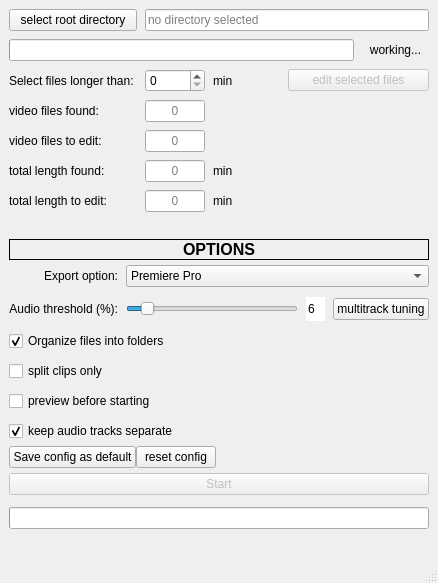
<?xml version="1.0" encoding="UTF-8"?>
<ui version="4.0">
 <class>BatchEditor</class>
 <widget class="QMainWindow" name="BatchEditor">
  <property name="geometry">
   <rect>
    <x>0</x>
    <y>0</y>
    <width>438</width>
    <height>583</height>
   </rect>
  </property>
  <property name="windowTitle">
   <string>Batch Editor</string>
  </property>
  <property name="documentMode">
   <bool>false</bool>
  </property>
  <widget class="QWidget" name="centralwidget">
   <layout class="QGridLayout" name="gridLayout" columnstretch="0">
    <property name="sizeConstraint">
     <enum>QLayout::SizeConstraint::SetDefaultConstraint</enum>
    </property>
    <property name="horizontalSpacing">
     <number>0</number>
    </property>
    <property name="verticalSpacing">
     <number>5</number>
    </property>
    <item row="2" column="0">
     <widget class="QLabel" name="optionsLabel">
      <property name="enabled">
       <bool>true</bool>
      </property>
      <property name="sizePolicy">
       <sizepolicy hsizetype="Preferred" vsizetype="Fixed">
        <horstretch>0</horstretch>
        <verstretch>0</verstretch>
       </sizepolicy>
      </property>
      <property name="font">
       <font>
        <pointsize>12</pointsize>
        <bold>true</bold>
       </font>
      </property>
      <property name="autoFillBackground">
       <bool>false</bool>
      </property>
      <property name="frameShape">
       <enum>QFrame::Shape::Panel</enum>
      </property>
      <property name="frameShadow">
       <enum>QFrame::Shadow::Plain</enum>
      </property>
      <property name="text">
       <string>OPTIONS</string>
      </property>
      <property name="alignment">
       <set>Qt::AlignmentFlag::AlignCenter</set>
      </property>
     </widget>
    </item>
    <item row="1" column="0">
     <spacer name="verticalSpacer">
      <property name="orientation">
       <enum>Qt::Orientation::Vertical</enum>
      </property>
      <property name="sizeType">
       <enum>QSizePolicy::Policy::Maximum</enum>
      </property>
      <property name="sizeHint" stdset="0">
       <size>
        <width>20</width>
        <height>40</height>
       </size>
      </property>
     </spacer>
    </item>
    <item row="3" column="0">
     <layout class="QGridLayout" name="optionsGrid" columnstretch="0,0,0,0,0">
      <property name="horizontalSpacing">
       <number>8</number>
      </property>
      <property name="verticalSpacing">
       <number>10</number>
      </property>
      <item row="3" column="0" colspan="5">
       <widget class="QCheckBox" name="organizeIntoFolders">
        <property name="text">
         <string>Organize files into folders</string>
        </property>
        <property name="checked">
         <bool>true</bool>
        </property>
        <property name="tristate">
         <bool>false</bool>
        </property>
       </widget>
      </item>
      <item row="2" column="1" colspan="2">
       <widget class="QSlider" name="audiothresholdSlider">
        <property name="sizePolicy">
         <sizepolicy hsizetype="Expanding" vsizetype="Fixed">
          <horstretch>9</horstretch>
          <verstretch>0</verstretch>
         </sizepolicy>
        </property>
        <property name="mouseTracking">
         <bool>false</bool>
        </property>
        <property name="tabletTracking">
         <bool>false</bool>
        </property>
        <property name="contextMenuPolicy">
         <enum>Qt::ContextMenuPolicy::DefaultContextMenu</enum>
        </property>
        <property name="acceptDrops">
         <bool>false</bool>
        </property>
        <property name="autoFillBackground">
         <bool>true</bool>
        </property>
        <property name="minimum">
         <number>1</number>
        </property>
        <property name="maximum">
         <number>100</number>
        </property>
        <property name="value">
         <number>10</number>
        </property>
        <property name="sliderPosition">
         <number>10</number>
        </property>
        <property name="orientation">
         <enum>Qt::Orientation::Horizontal</enum>
        </property>
        <property name="invertedAppearance">
         <bool>false</bool>
        </property>
        <property name="invertedControls">
         <bool>false</bool>
        </property>
        <property name="tickPosition">
         <enum>QSlider::TickPosition::NoTicks</enum>
        </property>
        <property name="tickInterval">
         <number>10</number>
        </property>
       </widget>
      </item>
      <item row="1" column="0">
       <widget class="QLabel" name="exportForLabel">
        <property name="text">
         <string>Export option:</string>
        </property>
        <property name="alignment">
         <set>Qt::AlignmentFlag::AlignRight|Qt::AlignmentFlag::AlignTrailing|Qt::AlignmentFlag::AlignVCenter</set>
        </property>
       </widget>
      </item>
      <item row="6" column="0" colspan="5">
       <widget class="QCheckBox" name="separateTracks">
        <property name="text">
         <string>keep audio tracks separate</string>
        </property>
        <property name="checked">
         <bool>true</bool>
        </property>
       </widget>
      </item>
      <item row="4" column="0" colspan="5">
       <widget class="QCheckBox" name="splitOnly">
        <property name="text">
         <string>split clips only</string>
        </property>
       </widget>
      </item>
      <item row="2" column="3">
       <widget class="QSpinBox" name="audioThresholdSpinbox">
        <property name="sizePolicy">
         <sizepolicy hsizetype="Minimum" vsizetype="Maximum">
          <horstretch>0</horstretch>
          <verstretch>0</verstretch>
         </sizepolicy>
        </property>
        <property name="minimumSize">
         <size>
          <width>7</width>
          <height>24</height>
         </size>
        </property>
        <property name="maximumSize">
         <size>
          <width>30</width>
          <height>16777215</height>
         </size>
        </property>
        <property name="sizeIncrement">
         <size>
          <width>0</width>
          <height>0</height>
         </size>
        </property>
        <property name="wrapping">
         <bool>false</bool>
        </property>
        <property name="frame">
         <bool>false</bool>
        </property>
        <property name="buttonSymbols">
         <enum>QAbstractSpinBox::ButtonSymbols::NoButtons</enum>
        </property>
        <property name="accelerated">
         <bool>true</bool>
        </property>
        <property name="correctionMode">
         <enum>QAbstractSpinBox::CorrectionMode::CorrectToPreviousValue</enum>
        </property>
        <property name="keyboardTracking">
         <bool>true</bool>
        </property>
        <property name="showGroupSeparator" stdset="0">
         <bool>false</bool>
        </property>
        <property name="value">
         <number>6</number>
        </property>
       </widget>
      </item>
      <item row="1" column="1" colspan="4">
       <widget class="QComboBox" name="exportSelector">
        <item>
         <property name="text">
          <string>Premiere Pro</string>
         </property>
        </item>
        <item>
         <property name="text">
          <string>Da Vinci Resolve</string>
         </property>
        </item>
        <item>
         <property name="text">
          <string>Final Cut Pro</string>
         </property>
        </item>
        <item>
         <property name="text">
          <string>ShotCut</string>
         </property>
        </item>
        <item>
         <property name="text">
          <string>Kdenlive</string>
         </property>
        </item>
        <item>
         <property name="text">
          <string>clip seuqence</string>
         </property>
        </item>
       </widget>
      </item>
      <item row="5" column="0" colspan="5">
       <widget class="QCheckBox" name="preview">
        <property name="text">
         <string>preview before starting</string>
        </property>
       </widget>
      </item>
      <item row="2" column="4">
       <widget class="QPushButton" name="multitrackTuning">
        <property name="sizePolicy">
         <sizepolicy hsizetype="Minimum" vsizetype="Maximum">
          <horstretch>0</horstretch>
          <verstretch>0</verstretch>
         </sizepolicy>
        </property>
        <property name="text">
         <string>multitrack tuning</string>
        </property>
       </widget>
      </item>
      <item row="2" column="0">
       <widget class="QLabel" name="audioThresholdLabel">
        <property name="text">
         <string>Audio threshold (%):</string>
        </property>
        <property name="alignment">
         <set>Qt::AlignmentFlag::AlignRight|Qt::AlignmentFlag::AlignTrailing|Qt::AlignmentFlag::AlignVCenter</set>
        </property>
       </widget>
      </item>
     </layout>
    </item>
    <item row="4" column="0">
     <layout class="QHBoxLayout" name="editConfigLayout">
      <property name="sizeConstraint">
       <enum>QLayout::SizeConstraint::SetFixedSize</enum>
      </property>
      <item>
       <widget class="QPushButton" name="saveConfig">
        <property name="sizePolicy">
         <sizepolicy hsizetype="Fixed" vsizetype="Fixed">
          <horstretch>0</horstretch>
          <verstretch>0</verstretch>
         </sizepolicy>
        </property>
        <property name="text">
         <string>Save config as default</string>
        </property>
       </widget>
      </item>
      <item>
       <widget class="QPushButton" name="resetConfig">
        <property name="sizePolicy">
         <sizepolicy hsizetype="Fixed" vsizetype="Fixed">
          <horstretch>0</horstretch>
          <verstretch>0</verstretch>
         </sizepolicy>
        </property>
        <property name="text">
         <string>reset config</string>
        </property>
       </widget>
      </item>
      <item>
       <spacer name="horizontalSpacer">
        <property name="orientation">
         <enum>Qt::Orientation::Horizontal</enum>
        </property>
        <property name="sizeHint" stdset="0">
         <size>
          <width>40</width>
          <height>20</height>
         </size>
        </property>
       </spacer>
      </item>
     </layout>
    </item>
    <item row="5" column="0">
     <layout class="QVBoxLayout" name="StartGrid">
      <property name="spacing">
       <number>12</number>
      </property>
      <item>
       <widget class="QPushButton" name="startButton">
        <property name="enabled">
         <bool>false</bool>
        </property>
        <property name="text">
         <string>Start</string>
        </property>
       </widget>
      </item>
      <item>
       <widget class="QProgressBar" name="progressBar">
        <property name="acceptDrops">
         <bool>false</bool>
        </property>
        <property name="value">
         <number>0</number>
        </property>
        <property name="textVisible">
         <bool>false</bool>
        </property>
       </widget>
      </item>
      <item>
       <spacer name="verticalSpacer_2">
        <property name="orientation">
         <enum>Qt::Orientation::Vertical</enum>
        </property>
        <property name="sizeHint" stdset="0">
         <size>
          <width>20</width>
          <height>40</height>
         </size>
        </property>
       </spacer>
      </item>
     </layout>
    </item>
    <item row="0" column="0">
     <layout class="QGridLayout" name="SelectionGrid" rowstretch="0,0,0,0,0,0,0" columnstretch="1,2,0,0,0" columnminimumwidth="0,1,0,0,0">
      <property name="spacing">
       <number>8</number>
      </property>
      <item row="2" column="2">
       <widget class="QLabel" name="minLabel_3">
        <property name="text">
         <string>min</string>
        </property>
        <property name="alignment">
         <set>Qt::AlignmentFlag::AlignLeading|Qt::AlignmentFlag::AlignLeft|Qt::AlignmentFlag::AlignVCenter</set>
        </property>
       </widget>
      </item>
      <item row="5" column="1">
       <widget class="QLineEdit" name="totalLengthFoundSpinbox">
        <property name="maximumSize">
         <size>
          <width>60</width>
          <height>16777215</height>
         </size>
        </property>
        <property name="alignment">
         <set>Qt::AlignmentFlag::AlignCenter</set>
        </property>
        <property name="readOnly">
         <bool>true</bool>
        </property>
        <property name="placeholderText">
         <string>0</string>
        </property>
       </widget>
      </item>
      <item row="5" column="0">
       <widget class="QLabel" name="totalLengthFoundLabel">
        <property name="text">
         <string>total length found: </string>
        </property>
        <property name="alignment">
         <set>Qt::AlignmentFlag::AlignLeading|Qt::AlignmentFlag::AlignLeft|Qt::AlignmentFlag::AlignVCenter</set>
        </property>
       </widget>
      </item>
      <item row="4" column="0">
       <widget class="QLabel" name="videoFilesToEditLabel">
        <property name="text">
         <string>video files to edit: </string>
        </property>
        <property name="alignment">
         <set>Qt::AlignmentFlag::AlignLeading|Qt::AlignmentFlag::AlignLeft|Qt::AlignmentFlag::AlignVCenter</set>
        </property>
       </widget>
      </item>
      <item row="6" column="1">
       <widget class="QLineEdit" name="totalLengthToEditSpinbox">
        <property name="enabled">
         <bool>true</bool>
        </property>
        <property name="maximumSize">
         <size>
          <width>60</width>
          <height>16777215</height>
         </size>
        </property>
        <property name="alignment">
         <set>Qt::AlignmentFlag::AlignCenter</set>
        </property>
        <property name="readOnly">
         <bool>true</bool>
        </property>
        <property name="placeholderText">
         <string>0</string>
        </property>
       </widget>
      </item>
      <item row="0" column="1" colspan="4">
       <widget class="QLineEdit" name="rootDirectoryLabel">
        <property name="readOnly">
         <bool>true</bool>
        </property>
        <property name="placeholderText">
         <string>no directory selected</string>
        </property>
        <property name="cursorMoveStyle">
         <enum>Qt::CursorMoveStyle::LogicalMoveStyle</enum>
        </property>
       </widget>
      </item>
      <item row="3" column="0">
       <widget class="QLabel" name="videoFilesFoundLabel">
        <property name="text">
         <string>video files found:</string>
        </property>
        <property name="alignment">
         <set>Qt::AlignmentFlag::AlignLeading|Qt::AlignmentFlag::AlignLeft|Qt::AlignmentFlag::AlignVCenter</set>
        </property>
       </widget>
      </item>
      <item row="4" column="1">
       <widget class="QLineEdit" name="filesToEditSpinbox">
        <property name="maximumSize">
         <size>
          <width>60</width>
          <height>16777215</height>
         </size>
        </property>
        <property name="alignment">
         <set>Qt::AlignmentFlag::AlignCenter</set>
        </property>
        <property name="readOnly">
         <bool>true</bool>
        </property>
        <property name="placeholderText">
         <string>0</string>
        </property>
       </widget>
      </item>
      <item row="6" column="2">
       <widget class="QLabel" name="minLabel_2">
        <property name="text">
         <string>min</string>
        </property>
        <property name="alignment">
         <set>Qt::AlignmentFlag::AlignLeading|Qt::AlignmentFlag::AlignLeft|Qt::AlignmentFlag::AlignVCenter</set>
        </property>
       </widget>
      </item>
      <item row="5" column="2">
       <widget class="QLabel" name="minLabel">
        <property name="text">
         <string>min</string>
        </property>
        <property name="alignment">
         <set>Qt::AlignmentFlag::AlignLeading|Qt::AlignmentFlag::AlignLeft|Qt::AlignmentFlag::AlignVCenter</set>
        </property>
       </widget>
      </item>
      <item row="0" column="0">
       <widget class="QPushButton" name="selectRootDirectoryButton">
        <property name="text">
         <string>select root directory</string>
        </property>
       </widget>
      </item>
      <item row="2" column="1">
       <widget class="QSpinBox" name="minLengthSpinbox">
        <property name="sizePolicy">
         <sizepolicy hsizetype="Maximum" vsizetype="Fixed">
          <horstretch>0</horstretch>
          <verstretch>0</verstretch>
         </sizepolicy>
        </property>
        <property name="minimumSize">
         <size>
          <width>60</width>
          <height>0</height>
         </size>
        </property>
        <property name="maximumSize">
         <size>
          <width>60</width>
          <height>16777215</height>
         </size>
        </property>
        <property name="minimum">
         <number>0</number>
        </property>
        <property name="maximum">
         <number>9999</number>
        </property>
       </widget>
      </item>
      <item row="2" column="0">
       <widget class="QLabel" name="filesLongerThanLabel">
        <property name="sizePolicy">
         <sizepolicy hsizetype="Fixed" vsizetype="Preferred">
          <horstretch>0</horstretch>
          <verstretch>0</verstretch>
         </sizepolicy>
        </property>
        <property name="text">
         <string>Select files longer than: </string>
        </property>
        <property name="alignment">
         <set>Qt::AlignmentFlag::AlignLeading|Qt::AlignmentFlag::AlignLeft|Qt::AlignmentFlag::AlignVCenter</set>
        </property>
       </widget>
      </item>
      <item row="6" column="0">
       <widget class="QLabel" name="totalLengthToEditLabel">
        <property name="text">
         <string>total length to edit: </string>
        </property>
        <property name="alignment">
         <set>Qt::AlignmentFlag::AlignLeading|Qt::AlignmentFlag::AlignLeft|Qt::AlignmentFlag::AlignVCenter</set>
        </property>
       </widget>
      </item>
      <item row="2" column="3" colspan="2">
       <widget class="QPushButton" name="editSelectedFilesButton">
        <property name="enabled">
         <bool>false</bool>
        </property>
        <property name="sizePolicy">
         <sizepolicy hsizetype="Expanding" vsizetype="Fixed">
          <horstretch>0</horstretch>
          <verstretch>0</verstretch>
         </sizepolicy>
        </property>
        <property name="text">
         <string>edit selected files</string>
        </property>
        <property name="checkable">
         <bool>false</bool>
        </property>
        <property name="checked">
         <bool>false</bool>
        </property>
        <property name="flat">
         <bool>false</bool>
        </property>
       </widget>
      </item>
      <item row="1" column="4">
       <widget class="QLabel" name="progressBarLabel">
        <property name="text">
         <string>working...</string>
        </property>
        <property name="alignment">
         <set>Qt::AlignmentFlag::AlignCenter</set>
        </property>
       </widget>
      </item>
      <item row="1" column="0" colspan="4">
       <widget class="QProgressBar" name="foundFilesProgressBar">
        <property name="acceptDrops">
         <bool>false</bool>
        </property>
        <property name="value">
         <number>0</number>
        </property>
        <property name="textVisible">
         <bool>false</bool>
        </property>
        <property name="format">
         <string/>
        </property>
       </widget>
      </item>
      <item row="3" column="1">
       <widget class="QLineEdit" name="filesFoundSpinbox">
        <property name="maximumSize">
         <size>
          <width>60</width>
          <height>16777215</height>
         </size>
        </property>
        <property name="alignment">
         <set>Qt::AlignmentFlag::AlignCenter</set>
        </property>
        <property name="readOnly">
         <bool>true</bool>
        </property>
        <property name="placeholderText">
         <string>0</string>
        </property>
       </widget>
      </item>
     </layout>
    </item>
   </layout>
  </widget>
  <widget class="QStatusBar" name="statusbar"/>
  <action name="actionasdasddas">
   <property name="text">
    <string>asdasddas</string>
   </property>
  </action>
 </widget>
 <resources/>
 <connections>
  <connection>
   <sender>audiothresholdSlider</sender>
   <signal>valueChanged(int)</signal>
   <receiver>audioThresholdSpinbox</receiver>
   <slot>setValue(int)</slot>
   <hints>
    <hint type="sourcelabel">
     <x>223</x>
     <y>219</y>
    </hint>
    <hint type="destinationlabel">
     <x>115</x>
     <y>215</y>
    </hint>
   </hints>
  </connection>
  <connection>
   <sender>audioThresholdSpinbox</sender>
   <signal>valueChanged(int)</signal>
   <receiver>audiothresholdSlider</receiver>
   <slot>setValue(int)</slot>
   <hints>
    <hint type="sourcelabel">
     <x>158</x>
     <y>203</y>
    </hint>
    <hint type="destinationlabel">
     <x>195</x>
     <y>203</y>
    </hint>
   </hints>
  </connection>
 </connections>
</ui>
